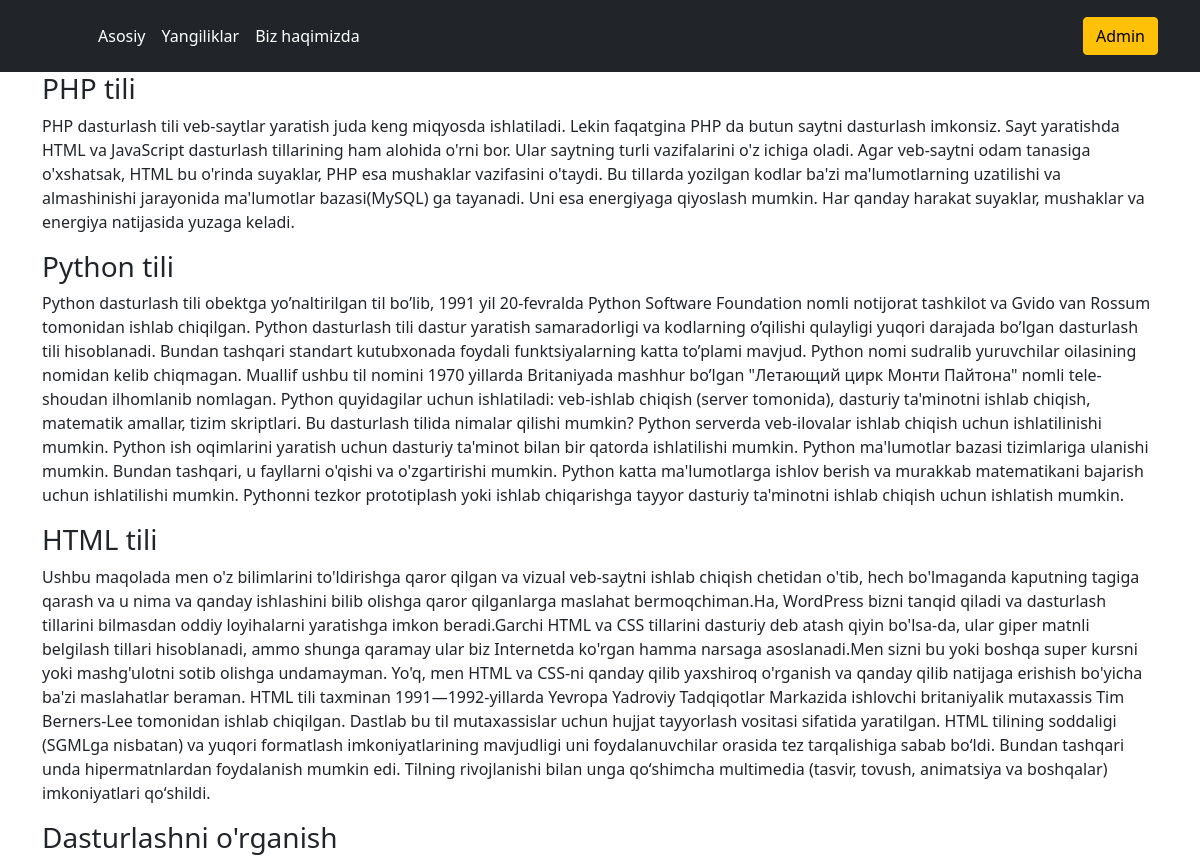
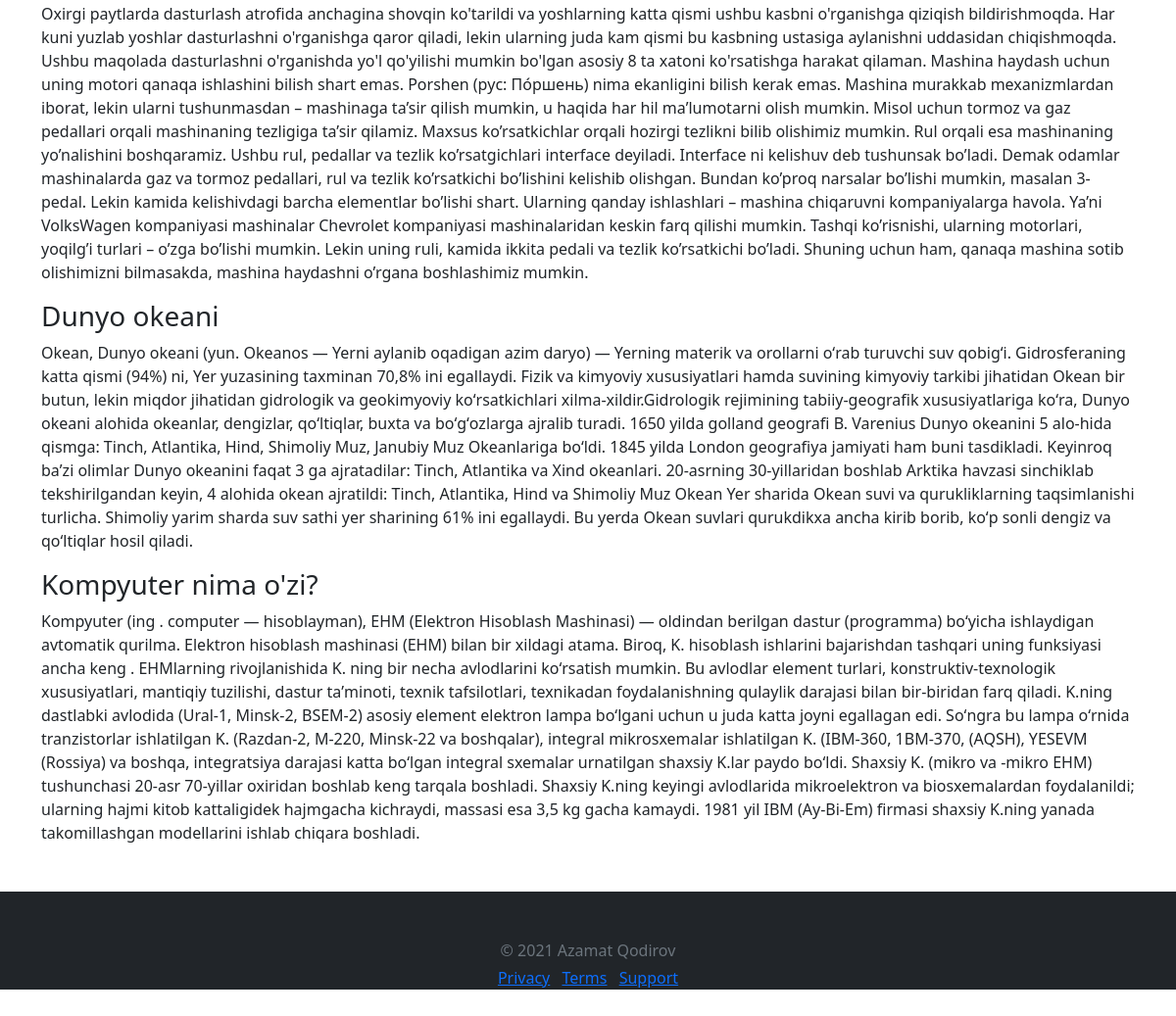
The page / on the database its author committed (2 pictures, top to bottom).
### backend/models.py (models this page shows, shortened)
class Post(models.Model):
    title = models.CharField(max_length=100)
    description = models.CharField(max_length=200)
    text = models.TextField()
    slug = models.SlugField(max_length=50)
    image = models.ImageField(upload_to='images/', default = "images/default.png")

### backend/views.py (the view)
def asosiy(request):
    data = Post.objects.all()
    return render(request, "index.html", {'posts': data})

### template/index.html (shortened to what this page needs)
{% extends "base.html" %}
{% block content %}
<div class="container">
    {% for post in posts %}
    <h3>{{ post.title }}</h3>
    <p>{{ post.text }}</p>
    {% endfor %}
</div>
<form>
{% endblock %}

### rows shown on the page
Post: title "PHP tili", text "PHP dasturlash tili veb-saytlar yaratish juda keng miqyosda ishlatiladi. Lekin faqatgina PHP da butun saytni dasturlash imkonsiz. Sayt yaratishda HTML va JavaScript dasturlash tillarining ham alohida o'rni bor. Ular saytning turli vazifalarini o'z ichiga oladi. Agar veb-saytni odam tanasiga o'xshatsak, HTML bu o'rinda suyaklar, PHP esa mushaklar vazifasini o'taydi. Bu tillarda yozilgan kodlar ba'zi ma'lumotlarning uzatilishi va almashinishi jarayonida ma'lumotlar bazasi(MySQL) ga tayanadi. Uni esa energiyaga qiyoslash mumkin. Har qanday harakat suyaklar, mushaklar va energiya natijasida yuzaga keladi."
Post: title "Python tili", text "Python dasturlash tili obektga yo’naltirilgan til bo’lib, 1991 yil 20-fevralda Python Software Foundation nomli notijorat tashkilot va Gvido van Rossum tomonidan ishlab chiqilgan. Python dasturlash tili dastur yaratish samaradorligi va kodlarning o’qilishi qulayligi yuqori darajada bo’lgan dasturlash tili hisoblanadi. Bundan tashqari standart kutubxonada foydali funktsiyalarning katta to’plami mavjud. Python nomi sudralib yuruvchilar oilasining nomidan kelib chiqmagan. Muallif ushbu til nomini 1970 yillarda Britaniyada mashhur bo’lgan \"Летающий цирк Монти Пайтона\" nomli tele-shoudan ilhomlanib nomlagan. Python quyidagilar uchun ishlatiladi: veb-ishlab chiqish (server tomonida), dasturiy…"
Post: title "HTML tili", text "Ushbu maqolada men o'z bilimlarini to'ldirishga qaror qilgan va vizual veb-saytni ishlab chiqish chetidan o'tib, hech bo'lmaganda kaputning tagiga qarash va u nima va qanday ishlashini bilib olishga qaror qilganlarga maslahat bermoqchiman.Ha, WordPress bizni tanqid qiladi va dasturlash tillarini bilmasdan oddiy loyihalarni yaratishga imkon beradi.Garchi HTML va CSS tillarini dasturiy deb atash qiyin bo'lsa-da, ular giper matnli belgilash tillari hisoblanadi, ammo shunga qaramay ular biz Internetda ko'rgan hamma narsaga asoslanadi.Men sizni bu yoki boshqa super kursni yoki mashg'ulotni sotib olishga undamayman. Yo'q, men HTML va CSS-ni qanday qilib yaxshiroq o'rganish va qanday qilib…"
Post: title "Dasturlashni o'rganish", text "Oxirgi paytlarda dasturlash atrofida anchagina shovqin ko'tarildi va yoshlarning katta qismi ushbu kasbni o'rganishga qiziqish bildirishmoqda. Har kuni yuzlab yoshlar dasturlashni o'rganishga qaror qiladi, lekin ularning juda kam qismi bu kasbning ustasiga aylanishni uddasidan chiqishmoqda. Ushbu maqolada dasturlashni o'rganishda yo'l qo'yilishi mumkin bo'lgan asosiy 8 ta xatoni ko'rsatishga harakat qilaman. Mashina haydash uchun uning motori qanaqa ishlashini bilish shart emas. Porshen (рус: По́ршень) nima ekanligini bilish kerak emas. Mashina murakkab mexanizmlardan iborat, lekin ularni tushunmasdan – mashinaga ta’sir qilish mumkin, u haqida har hil ma’lumotarni olish mumkin. Misol uchun…"
Post: title "Dunyo okeani", text "Okean, Dunyo okeani (yun. Okeanos — Yerni aylanib oqadigan azim daryo) — Yerning materik va orollarni oʻrab turuvchi suv qobigʻi. Gidrosferaning katta qismi (94%) ni, Yer yuzasining taxminan 70,8% ini egallaydi. Fizik va kimyoviy xususiyatlari hamda suvining kimyoviy tarkibi jihatidan Okean bir butun, lekin miqdor jihatidan gidrologik va geokimyoviy koʻrsatkichlari xilma-xildir.Gidrologik rejimining tabiiy-geografik xususiyatlariga koʻra, Dunyo okeani alohida okeanlar, dengizlar, qoʻltiqlar, buxta va boʻgʻozlarga ajralib turadi. 1650 yilda golland geografi B. Varenius Dunyo okeanini 5 alo-hida qismga: Tinch, Atlantika, Hind, Shimoliy Muz, Janubiy Muz Okeanlariga boʻldi. 1845 yilda London…"
Post: title "Kompyuter nima o'zi?", text "Kompyuter (ing . computer — hisoblayman), EHM (Elektron Hisoblash Mashinasi) — oldindan berilgan dastur (programma) boʻyicha ishlaydigan avtomatik qurilma. Elektron hisoblash mashinasi (EHM) bilan bir xildagi atama. Biroq, K. hisoblash ishlarini bajarishdan tashqari uning funksiyasi ancha keng . EHMlarning rivojlanishida K. ning bir necha avlodlarini koʻrsatish mumkin. Bu avlodlar element turlari, konstruktiv-texnologik xususiyatlari, mantiqiy tuzilishi, dastur taʼminoti, texnik tafsilotlari, texnikadan foydalanishning qulaylik darajasi bilan bir-biridan farq qiladi. K.ning dastlabki avlodida (Ural-1, Minsk-2, BSEM-2) asosiy element elektron lampa boʻlgani uchun u juda katta joyni egallagan…"
